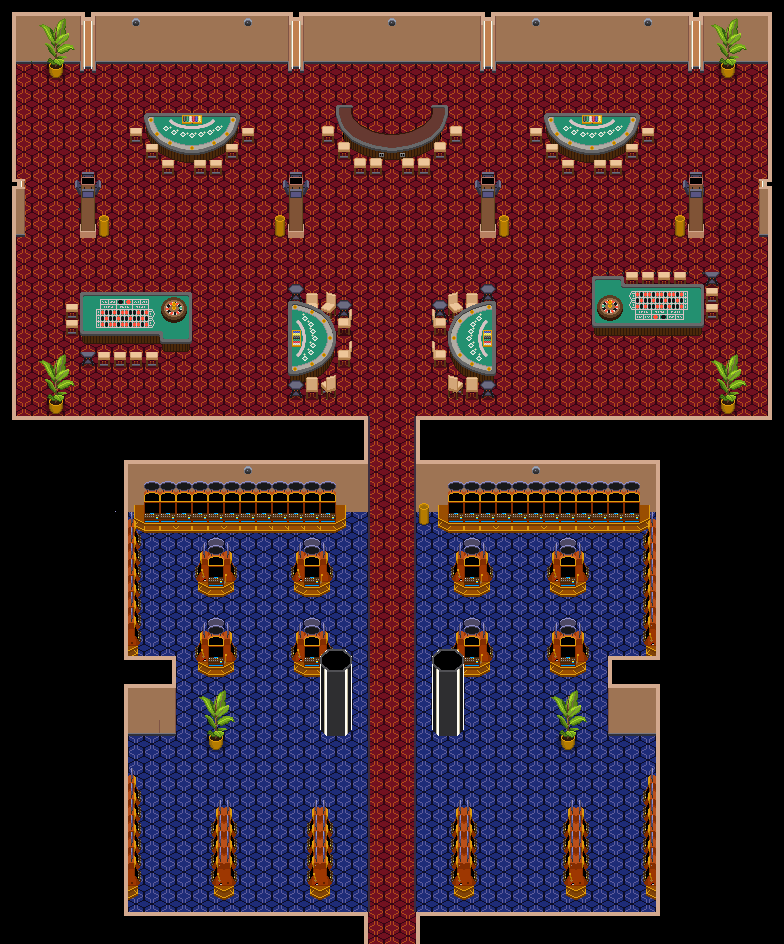

A 2D game scene composited from a Tiled map and its tileset images. What follows is a short description and the map's XML, with each tile layer's data collapsed to a summary:
An orthogonal 49x59 tile map with 16x16 px tiles, 11 tile layers (Suelo, soporte_tragaperras_pegadoPared, Parte_Superior, objetos, ...), 2 tilesets.

<map version="1.10" tiledversion="1.11.2" orientation="orthogonal" renderorder="right-down" width="49" height="59" tilewidth="16" tileheight="16" infinite="0" nextlayerid="15" nextobjectid="1">
 <tileset firstgid="1" source="2D_TopDown_Tileset_Casino_1024x512.tsx" />
 <tileset firstgid="513" source="2D_TopDown_Tileset_Casino_2.tsx" />
 <layer id="1" name="Suelo" width="49" height="59">
  <data>[2891 cells, 2521 non-empty, 11 distinct tile ids]</data>
 </layer>
 <layer id="13" name="soporte_tragaperras_pegadoPared" width="49" height="59">
  <data>[2891 cells, 71 non-empty, 11 distinct tile ids]</data>
 </layer>
 <layer id="3" name="Parte_Superior" width="49" height="59">
  <data>[2891 cells, 1139 non-empty, 31 distinct tile ids]</data>
 </layer>
 <layer id="4" name="objetos" width="49" height="59">
  <data>[2891 cells, 433 non-empty, 97 distinct tile ids]</data>
 </layer>
 <layer id="6" name="mesas_sillas" width="49" height="59">
  <data>[2891 cells, 51 non-empty, 14 distinct tile ids]</data>
 </layer>
 <layer id="7" name="juegos" width="49" height="59">
  <data>[2891 cells, 422 non-empty, 151 distinct tile ids]</data>
 </layer>
 <layer id="8" name="sillas_porencima" width="49" height="59">
  <data>[2891 cells, 37 non-empty, 15 distinct tile ids]</data>
 </layer>
 <layer id="9" name="tragaperras1" width="49" height="59">
  <data>[2891 cells, 42 non-empty, 9 distinct tile ids]</data>
 </layer>
 <layer id="10" name="tragaperras2" width="49" height="59">
  <data>[2891 cells, 31 non-empty, 9 distinct tile ids]</data>
 </layer>
 <layer id="11" name="tragaperras3" width="49" height="59">
  <data>[2891 cells, 11 non-empty, 7 distinct tile ids]</data>
 </layer>
 <layer id="14" name="pilar_oscuro" width="49" height="59">
  <data>[2891 cells, 24 non-empty, 8 distinct tile ids]</data>
 </layer>
</map>
